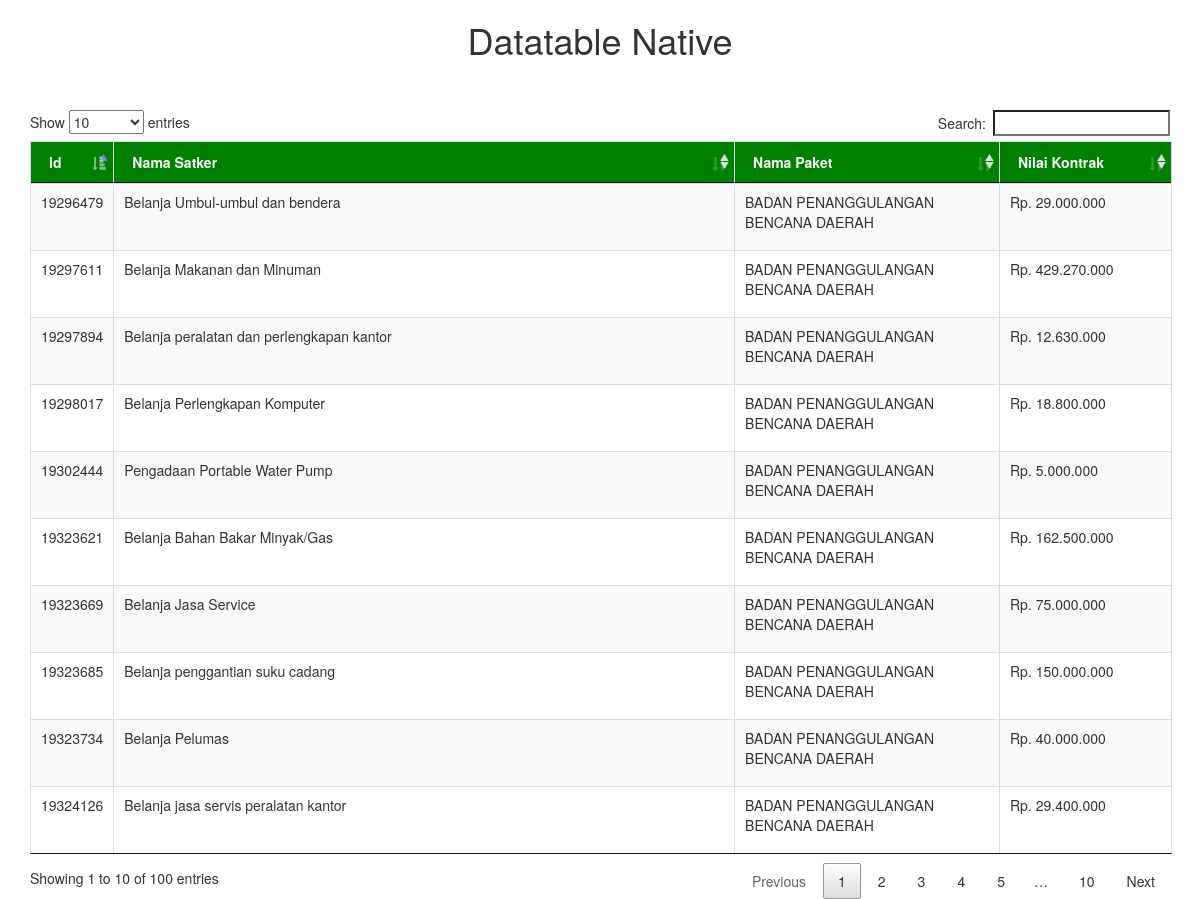
The page / on the database its author committed.
### tables this page shows
CREATE TABLE `odcbjn_rup2019` (
  `nomor` int(100) NOT NULL,
  `id` int(100) NOT NULL,
  `mak` varchar(100) NOT NULL,
  `nama` varchar(500) NOT NULL,
  `aktif` varchar(100) NOT NULL,
  `lokasi` varchar(100) NOT NULL,
  `volume` varchar(100) NOT NULL,
  `umumkan` varchar(100) NOT NULL,
  `kegiatan` varchar(100) NOT NULL,
  `pagu_mak` bigint(100) NOT NULL,
  `id_satker` int(100) NOT NULL,
  `asal_dana` varchar(100) NOT NULL,
  `deskripsi` varchar(100) NOT NULL,
  `id_program` int(100) NOT NULL,
  `motode_str` varchar(100) NOT NULL,
  `total_pagu` bigint(100) NOT NULL,
  `nama_satker` varchar(100) NOT NULL,
  `id_kegiatan` int(100) NOT NULL,
  `namaprogram` varchar(100) NOT NULL,
  `create_time` varchar(100) NOT NULL,
  `sumber_dana` varchar(100) NOT NULL,
  `status_tkdn` varchar(100) NOT NULL,
  `id_swakelola` int(100) NOT NULL,
  `jenis_belanja` int(100) NOT NULL,
  `kode_kegiatan` int(100) NOT NULL,
  `status_pradipa` varchar(100) NOT NULL,
  `jenis_pengadaan` int(100) NOT NULL,
  `lokasi_pekerjaan` int(100) NOT NULL,
  `last_update_time` varchar(100) NOT NULL,
  `asal_dana_satker` int(100) NOT NULL,
  `jenis_belanja_str` varchar(100) NOT NULL,
  `sumber_dana_string` varchar(100) NOT NULL,
  `jenis_pengadaan_str` varchar(100) NOT NULL,
  `tanggal_awal_pengadaan` date NOT NULL,
  `tanggal_awal_pekerjaan` date NOT NULL,
  `tanggal_akhir_pengadaan` date NOT NULL,
  `tanggal_akhir_pekerjaan` date NOT NULL,
  `metode_pemilihan_penyedia` int(11) NOT NULL
);

### index.php (the view, shortened to what this page needs)
<!DOCTYPE html>
<html>
<head>
	<link rel="stylesheet" type="text/css" href="assets/css/bootstrap.css">
	<link rel="stylesheet" type="text/css" href="assets/DataTables/media/css/jquery.dataTables.css">
	<link rel="stylesheet" type="text/css" href="assets/DataTables/media/css/dataTables.bootstrap.css">
</head>
<?php
    $conn = mysqli_connect('localhost', 'root', '', 'odcbjn');
?>
<body>
	<center>
		<h1>Datatable Native</h1>
	</center>
	<br/>
	<br/>
	<div class="container">
		<table class="table table-striped table-bordered data">
			<thead style="background-color: green">
				<tr>
					<th style="color:white">Id</th>
					<th style="color:white">Nama Satker</th>
					<th style="color:white">Nama Paket</th>
                    <th style="color:white;width: 15%">Nilai Kontrak</th>
				</tr>
			</thead>
			<tbody>
				<?php
					$rev = mysqli_query($conn, "SELECT * from odcbjn_rup2019 ");
					while ($nem = mysqli_fetch_array($rev)) {?>
						<tr>
							<td>
								<p><?= $nem['id']; ?></p>
							</td>
							<td>
								<p><?= $nem['nama']; ?></p>
							</td>
							<td>
								<p><?= $nem['nama_satker']; ?></p>
							</td>
							<td>
								<p><?php $duit = $nem['total_pagu']; echo "Rp. ".number_format((float)"$duit",0,",","."); ; ?></p>
							</td>
						</tr>
					<?php } ?>
			</tbody>
		</table>
	</div>
</body>
</html>

### rows shown on the page
odcbjn_rup2019: id "19296479", nama "Belanja Umbul-umbul dan bendera", nama_satker "BADAN PENANGGULANGAN BENCANA DAERAH", total_pagu "29.000.000"
odcbjn_rup2019: id "19297611", nama "Belanja Makanan dan Minuman", nama_satker "BADAN PENANGGULANGAN BENCANA DAERAH", total_pagu "429.270.000"
odcbjn_rup2019: id "19297894", nama "Belanja peralatan dan perlengkapan kantor", nama_satker "BADAN PENANGGULANGAN BENCANA DAERAH", total_pagu "12.630.000"
odcbjn_rup2019: id "19298017", nama "Belanja Perlengkapan Komputer", nama_satker "BADAN PENANGGULANGAN BENCANA DAERAH", total_pagu "18.800.000"
odcbjn_rup2019: id "19302444", nama "Pengadaan Portable Water Pump", nama_satker "BADAN PENANGGULANGAN BENCANA DAERAH", total_pagu "5.000.000"
odcbjn_rup2019: id "19323621", nama "Belanja Bahan Bakar Minyak/Gas", nama_satker "BADAN PENANGGULANGAN BENCANA DAERAH", total_pagu "162.500.000"
odcbjn_rup2019: id "19323669", nama "Belanja Jasa Service", nama_satker "BADAN PENANGGULANGAN BENCANA DAERAH", total_pagu "75.000.000"
odcbjn_rup2019: id "19323685", nama "Belanja penggantian suku cadang", nama_satker "BADAN PENANGGULANGAN BENCANA DAERAH", total_pagu "150.000.000"
odcbjn_rup2019: id "19323734", nama "Belanja Pelumas", nama_satker "BADAN PENANGGULANGAN BENCANA DAERAH", total_pagu "40.000.000"
odcbjn_rup2019: id "19324126", nama "Belanja jasa servis peralatan kantor", nama_satker "BADAN PENANGGULANGAN BENCANA DAERAH", total_pagu "29.400.000"
